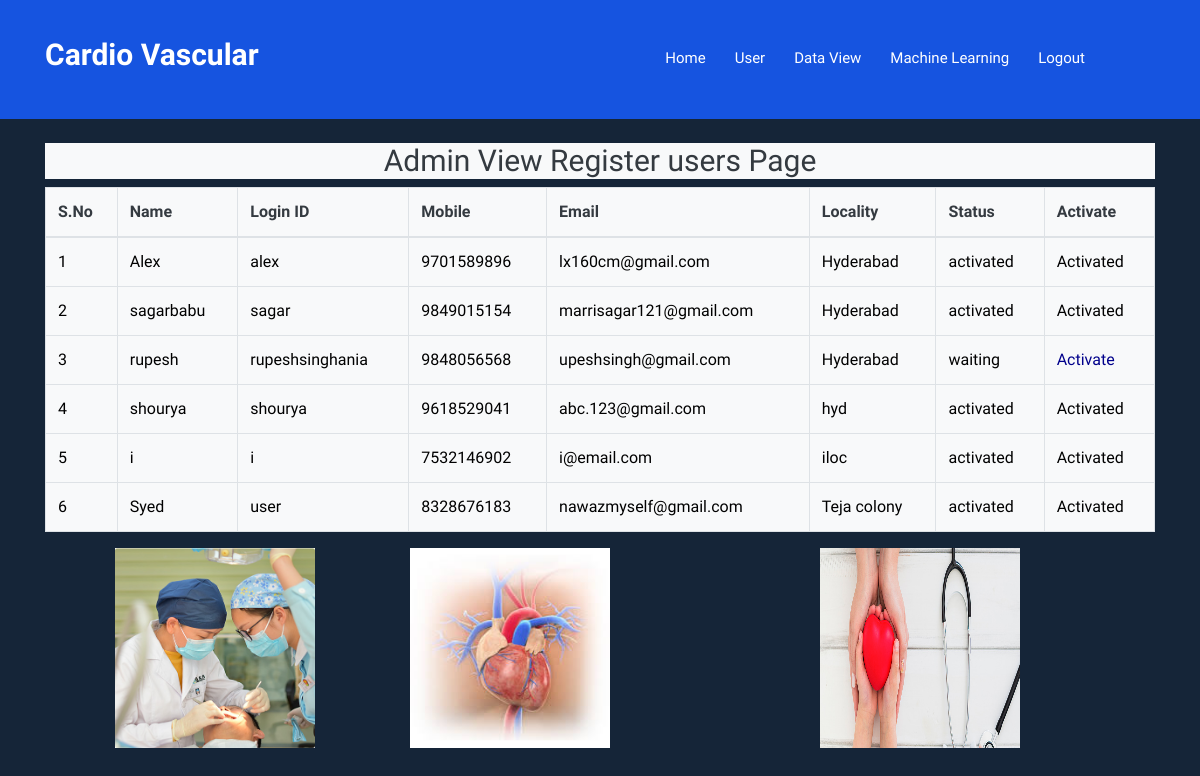
Page /RegisterUsersView/ on the committed database.
### users/models.py (models this page shows, shortened)
class UserRegistrationModel(models.Model):
    name = models.CharField(max_length=100)
    loginid = models.CharField(unique=True,max_length=100)
    password = models.CharField(max_length=100)
    mobile = models.CharField(max_length=100)
    email = models.CharField(max_length=100)
    locality = models.CharField(max_length=100)
    address = models.CharField(max_length=1000)
    city = models.CharField(max_length=100)
    state = models.CharField(max_length=100)
    status  = models.CharField(max_length=100)
    class Meta:
        db_table='Users'

### admins/views.py (the view)
# urls.py: path('RegisterUsersView/',admns.RegisterUsersView,name='RegisterUsersView'),
def RegisterUsersView(request):
    data = UserRegistrationModel.objects.all()
    return render(request,'admins/ViewRegisterUsers.html',{'data':data})

### assets/templates/admins/ViewRegisterUsers.html
{% extends 'admins/AdminBase.html'%}
{%block contents%}
 <p class="footer_title bg-light text-dark">
    <center>
     <h2 class="bg-light text-dark">Admin View Register users Page</h2>
<span class="byline bg-light text-dark" >
    <table class="table table-bordered bg-light text-dark">
    <thead>
      <tr>
        <th>S.No</th>
        <th>Name</th>
        <th>Login ID</th>
        <th>Mobile</th>
        <th>Email</th>
        <th>Locality</th>
        <th>Status</th>
        <th>Activate</th>
      </tr>
    </thead>
    <tbody>
    {% for i in data %}
                                            <tr style="color: Black">
                                                <td>{{forloop.counter}}</td>
                                                <td>{{i.name}}</td>
                                                <td>{{i.loginid}}</td>
                                                <td>{{i.mobile}}</td>
                                                <td>{{i.email}}</td>
                                                <td>{{i.locality}}</td>
                                                <td>{{i.status}}</td>
                                                {% if i.status == 'waiting' %}
                                                <td><a class="btn-link" href="/ActivaUsers/?uid={{ i.id }}"
                                                       style="color:DARKBLUE">Activate</a></td>
                                                {% else %}
                                                <td> Activated</td>
                                                {% endif %}
                                            </tr>
                                            {% endfor %}
    </tbody>
  </table>
</span>
    </center>
 </p>
{%endblock%}

### rows in the picture
UserRegistrationModel: name "Alex", loginid "alex", mobile "9701589896", email "lx160cm@gmail.com", locality "Hyderabad", status "activated", shows "Activated"
UserRegistrationModel: name "sagarbabu", loginid "sagar", mobile "9849015154", email "marrisagar121@gmail.com", locality "Hyderabad", status "activated", shows "Activated"
UserRegistrationModel: name "rupesh", loginid "rupeshsinghania", mobile "9848056568", email "upeshsingh@gmail.com", locality "Hyderabad", status "waiting"
UserRegistrationModel: name "shourya", loginid "shourya", mobile "9618529041", email "abc.123@gmail.com", locality "hyd", status "activated", shows "Activated"
UserRegistrationModel: name "i", loginid "i", mobile "7532146902", email "i@email.com", locality "iloc", status "activated", shows "Activated"
UserRegistrationModel: name "Syed", loginid "user", mobile "8328676183", email "nawazmyself@gmail.com", locality "Teja colony", status "activated", shows "Activated"
